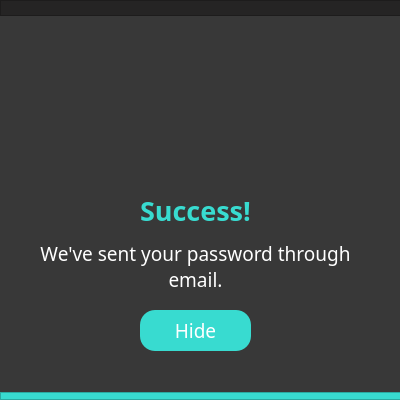
<?xml version="1.0" encoding="UTF-8"?>
<ui version="4.0">
 <class>Dialog</class>
 <widget class="QDialog" name="Dialog">
  <property name="geometry">
   <rect>
    <x>0</x>
    <y>0</y>
    <width>400</width>
    <height>400</height>
   </rect>
  </property>
  <property name="windowTitle">
   <string>Dialog</string>
  </property>
  <property name="styleSheet">
   <string notr="true">background-color: #383838</string>
  </property>
  <widget class="QLabel" name="label">
   <property name="geometry">
    <rect>
     <x>0</x>
     <y>10</y>
     <width>561</width>
     <height>621</height>
    </rect>
   </property>
   <property name="text">
    <string/>
   </property>
   <property name="pixmap">
    <pixmap>../images/Background.png</pixmap>
   </property>
   <property name="scaledContents">
    <bool>true</bool>
   </property>
  </widget>
  <widget class="QLabel" name="sucess">
   <property name="geometry">
    <rect>
     <x>140</x>
     <y>190</y>
     <width>111</width>
     <height>41</height>
    </rect>
   </property>
   <property name="font">
    <font>
     <family>RB</family>
     <pointsize>20</pointsize>
     <weight>75</weight>
     <bold>true</bold>
    </font>
   </property>
   <property name="styleSheet">
    <string notr="true">color: #38dbd0</string>
   </property>
   <property name="text">
    <string>Success!</string>
   </property>
  </widget>
  <widget class="QLabel" name="message">
   <property name="geometry">
    <rect>
     <x>20</x>
     <y>240</y>
     <width>351</width>
     <height>61</height>
    </rect>
   </property>
   <property name="font">
    <font>
     <family>RB</family>
     <pointsize>14</pointsize>
     <weight>50</weight>
     <bold>false</bold>
    </font>
   </property>
   <property name="styleSheet">
    <string notr="true">color:white;</string>
   </property>
   <property name="text">
    <string>We've sent your password through email.</string>
   </property>
   <property name="textFormat">
    <enum>Qt::PlainText</enum>
   </property>
   <property name="alignment">
    <set>Qt::AlignHCenter|Qt::AlignTop</set>
   </property>
   <property name="wordWrap">
    <bool>true</bool>
   </property>
  </widget>
  <widget class="QLabel" name="check_logo">
   <property name="geometry">
    <rect>
     <x>140</x>
     <y>80</y>
     <width>101</width>
     <height>101</height>
    </rect>
   </property>
   <property name="text">
    <string/>
   </property>
   <property name="pixmap">
    <pixmap>../images/Check.png</pixmap>
   </property>
   <property name="scaledContents">
    <bool>true</bool>
   </property>
  </widget>
  <widget class="QFrame" name="Header_2">
   <property name="geometry">
    <rect>
     <x>0</x>
     <y>392</y>
     <width>402</width>
     <height>8</height>
    </rect>
   </property>
   <property name="styleSheet">
    <string notr="true">background-color: #38dbd0</string>
   </property>
   <property name="frameShape">
    <enum>QFrame::StyledPanel</enum>
   </property>
   <property name="frameShadow">
    <enum>QFrame::Raised</enum>
   </property>
  </widget>
  <widget class="QFrame" name="Header1">
   <property name="geometry">
    <rect>
     <x>0</x>
     <y>0</y>
     <width>401</width>
     <height>16</height>
    </rect>
   </property>
   <property name="styleSheet">
    <string notr="true">background-color: #252424</string>
   </property>
   <property name="frameShape">
    <enum>QFrame::StyledPanel</enum>
   </property>
   <property name="frameShadow">
    <enum>QFrame::Raised</enum>
   </property>
  </widget>
  <widget class="QPushButton" name="i_Hide">
   <property name="geometry">
    <rect>
     <x>140</x>
     <y>310</y>
     <width>111</width>
     <height>41</height>
    </rect>
   </property>
   <property name="font">
    <font>
     <family>RB</family>
     <pointsize>14</pointsize>
    </font>
   </property>
   <property name="cursor">
    <cursorShape>PointingHandCursor</cursorShape>
   </property>
   <property name="styleSheet">
    <string notr="true">QPushButton {
	border-radius: 15px;
	background-color: #38DBD0;
	color: rgb(255, 255, 255);
}

QPushButton:hover {
	background-color: #23b2a8;
	color: rgb(255, 255, 255);
}

QPushButton:pressed {
	background-color: #38DBD0;
}</string>
   </property>
   <property name="text">
    <string>Hide</string>
   </property>
   <property name="autoDefault">
    <bool>true</bool>
   </property>
   <property name="default">
    <bool>false</bool>
   </property>
   <property name="flat">
    <bool>false</bool>
   </property>
  </widget>
 </widget>
 <resources/>
 <connections/>
</ui>
